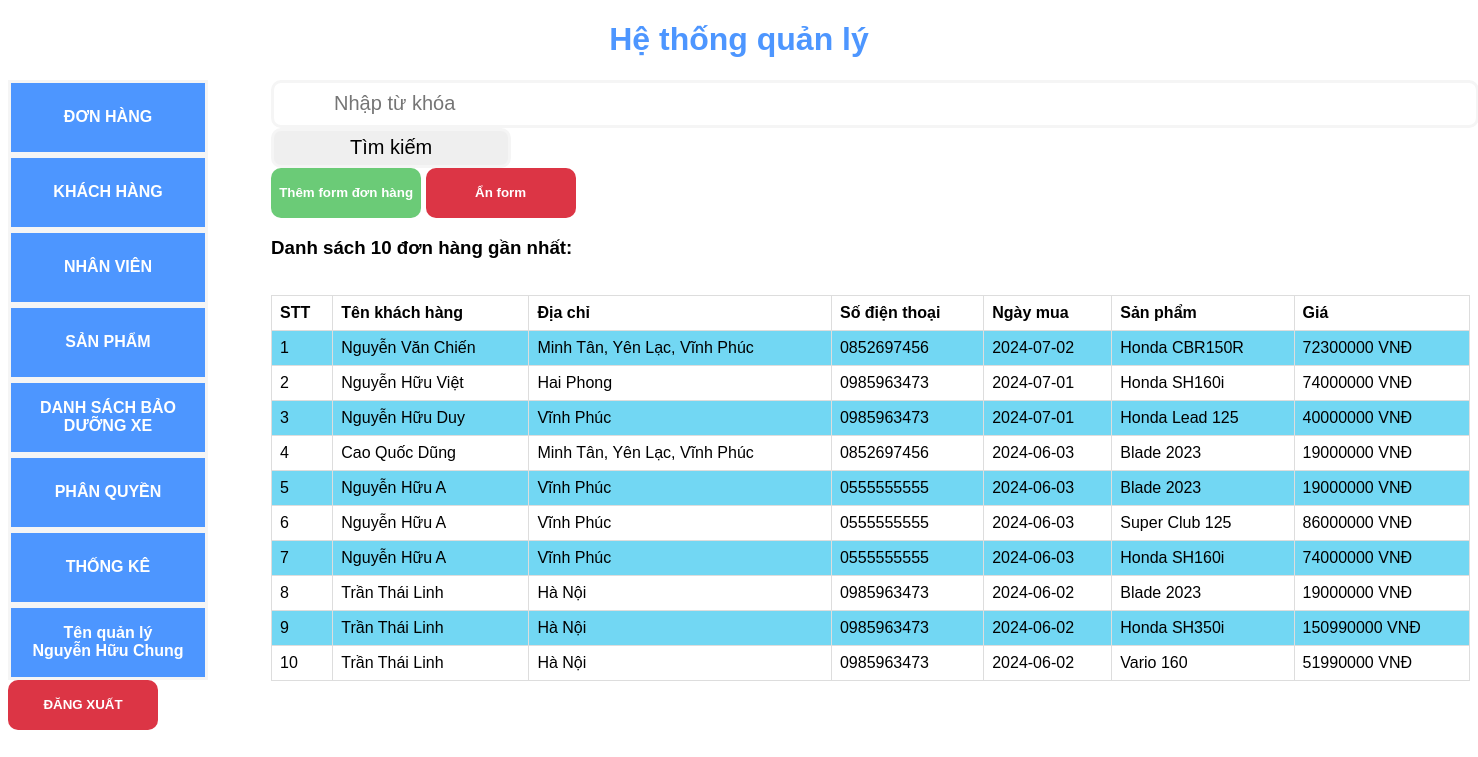
Page /home.php (signed in) on the committed database.
### tables this page shows
CREATE TABLE `account` (
  `ID` varchar(11) NOT NULL,
  `ACCOUNT` text NOT NULL,
  `PASSWORD` text NOT NULL,
  `NAME` text DEFAULT NULL,
  `ADDRESS` text DEFAULT NULL,
  `CONTACT` text DEFAULT NULL,
  `ROLE` int(2) NOT NULL
);

CREATE TABLE `customer` (
  `ID` int(11) NOT NULL,
  `TENKH` text NOT NULL,
  `DIACHI` text NOT NULL,
  `SODIENTHOAI` text NOT NULL,
  `MASP` varchar(11) NOT NULL,
  `NGAY` date NOT NULL,
  `MANGUOIBAN` varchar(11) DEFAULT NULL,
  `NGUOIQL` text NOT NULL
);

CREATE TABLE `product` (
  `MASP` varchar(11) NOT NULL,
  `TENSP` text NOT NULL,
  `GIASP` int(11) NOT NULL,
  `THONGTINSP` text DEFAULT NULL,
  `SOLUONG` int(11) NOT NULL
);

### home.php (the view, shortened to what this page needs)
<?php
require_once "database.php";
?>
<!DOCTYPE html>
<html lang="en">
<head>
    <link rel="stylesheet" href="style.css">
</head>
<body class="signin-page">
    <div>
        <h1 class="tittle">Hệ thống quản lý</h1>
    </div>
    <div class="content">
        <div class="list">
            <button class=" tabLink active" id="buttonOrder" onclick="openTab(event, 'order', true)">
                ĐƠN HÀNG
            </button>
            <button class="tabLink" id="buttonCustomer" onclick="openTab(event, 'customer', true)">
                KHÁCH HÀNG
            </button>
            <button class="tabLink" id="buttonStaff" onclick="openTab(event, 'staff', true)">NHÂN VIÊN</button>
            <button class="tabLink" id="buttonProduct" onclick="openTab(event, 'product', true)">SẢN PHẨM</button>
            <button class="tabLink" id="buttonMaintenanceList" onclick="openTab(event, 'maintenanceList', true)">DANH
                SÁCH BẢO DƯỠNG XE</button>
            <button class="tabLink" id="buttonDecentralization" onclick="openTab(event, 'decentralization', true)">PHÂN
                QUYỀN</button>
            <button class="tabLink" id="buttonStatistical" onclick="openTab(event, 'statistical', true)">THỐNG
                KÊ</button>
            <button class="tabLink" id="buttonInfor" onclick="openTab(event, 'infor', true)">
                <div>
                    <?php
                        $sql_name="SELECT * FROM ACCOUNT WHERE ACCOUNT='".$_SESSION["email"]."'";
                        $result_name=$mysqli->query($sql_name);
                        if (mysqli_num_rows($result_name) > 0) {
                            while ($row = mysqli_fetch_assoc($result_name)) {
                                echo"<div><label style='color:white'>Tên quản lý</label><br>".$row["NAME"]."</div>";
                            }
                        }
                    ?>
                </div>
            </button>
            <button class="signout"><a href="signout.php"
                    style="color: white; font-weight: 700; text-decoration: none;">
                    ĐĂNG XUẤT</a>
            </button>
        </div>
        <div class="allContent">
            <div class="tabContent" id="order" style="display:block;">
                <div>
                    <form method="POST">
                        <input type="text" class="search" name="search" placeholder="Nhập từ khóa">
                        <button type="submit" class="submitSearchOrder" name="submitSearchOrder">Tìm kiếm</button>
                    </form>
                </div>
                <div class="showHidden">
                    <form method="POST">
                        <button type="submit" name="showFormOrder">Thêm form đơn hàng</button>
                        <button type="submit" name="hiddenFormOrder">Ẩn form</button>
                    </form>
                </div>
                <div id="hiddenOrder">
                    <div class="displayCustomerOrder">
                        <?php
                            if ($_SESSION["role"]>0){
                                $sql_allCustomerOrder = "SELECT * FROM CUSTOMER NATURAL JOIN PRODUCT ORDER BY NGAY DESC LIMIT 10";
                            }
                            else {
                                $sql_allCustomerOrder = "SELECT * FROM CUSTOMER NATURAL JOIN PRODUCT WHERE NGUOIQL='" . $_SESSION["email"] . "' ORDER BY NGAY DESC LIMIT 10";
                            }
                            $result_allCustomerOrder = $mysqli->query($sql_allCustomerOrder);
                            if (mysqli_num_rows($result_allCustomerOrder) > 0) {
                                echo "<h3>Danh sách 10 đơn hàng gần nhất: </h3><br>";
                                echo"<table>
                                        <tr>
                                            <th>STT</th>
                                            <th>Tên khách hàng</th>
                                            <th>Địa chỉ</th>
                                            <th>Số điện thoại</th>
                                            <th>Ngày mua</th>
                                            <th>Sản phẩm</th>
                                            <th>Giá</th>
                                        </tr>";
                                $countOrderAll=1;
                                while ($row = mysqli_fetch_assoc($result_allCustomerOrder)) {
                                    echo "<tr>
                                            <td>".$countOrderAll."</td>
                                            <td>" . $row['TENKH'] . "</td>
                                            <td>" . $row['DIACHI'] . "</td>
                                            <td>" . $row['SODIENTHOAI'] . "</td>
                                            <td>" . $row['NGAY'] . "</td>
                                            <td>" . $row['TENSP'] . "</td>
                                            <td>" . $row['GIASP'] . " VNĐ</td>
                                        </tr>";
                                    $countOrderAll++;
                                }
                                echo"</table>";
                            }
                        ?>
                    </div>
                </div>
            </div>
        </div>
    </div>
</body>
</html>

### style.css (style rules this page uses)
* { font-family: sans-serif; }
.signin-page { background-color: white; }
.tittle,.signin-tittle { text-align: center; color: #4D96FF; }
.tabLink { border: 3px solid whitesmoke; color: white; background-color: #4D96FF; font-size: 16px; width: 200px; height: 75px; font-weight: 700; transition: 0.5s; }
.list { display: flex; flex-direction: column; }
.tabContent { display: none; margin-left: 5%; color: black; }
.search { width: 1140px; height: 40px; border: 3px solid whitesmoke; border-radius: 10px; font-size: 20px; padding-left: 5%; }
.submitSearchOrder { width: 240px; height: 40px; border: 3px solid whitesmoke; border-radius: 10px; font-size: 20px; font-weight: 100; }
.content { display: flex; }
.showHidden button { width: 150px; height: 50px; border-radius: 10px; border: 1px hidden #4cae4c; background-color: #6BCB77; color:white; font-weight: 700; }
.showHidden button:nth-child(even) { background-color: #dc3545; }
.signout { width: 150px; height: 50px; border-radius: 10px; border: 1px hidden whitesmoke; background-color: #dc3545; }
table { font-family: arial, sans-serif; border-collapse: collapse; width: 100%; }
td, th { border: 1px solid #dddddd; text-align: left; padding: 8px; }
tr:nth-child(even) { background-color:rgb(114, 215, 243); }

### rows in the picture
account: NAME "Nguyễn Hữu Chung"
customer: TENKH "Nguyễn Văn Chiến", DIACHI "Minh Tân, Yên Lạc, Vĩnh Phúc", SODIENTHOAI "0852697456", NGAY "2024-07-02", MASP.TENSP "Honda CBR150R", MASP.GIASP "72300000"
customer: TENKH "Nguyễn Hữu Việt", DIACHI "Hai Phong", SODIENTHOAI "0985963473", NGAY "2024-07-01", MASP.TENSP "Honda SH160i", MASP.GIASP "74000000"
customer: TENKH "Nguyễn Hữu Duy", DIACHI "Vĩnh Phúc", SODIENTHOAI "0985963473", NGAY "2024-07-01", MASP.TENSP "Honda Lead 125", MASP.GIASP "40000000"
customer: TENKH "Cao Quốc Dũng", DIACHI "Minh Tân, Yên Lạc, Vĩnh Phúc", SODIENTHOAI "0852697456", NGAY "2024-06-03", MASP.TENSP "Blade 2023", MASP.GIASP "19000000"
customer: TENKH "Nguyễn Hữu A", DIACHI "Vĩnh Phúc", SODIENTHOAI "0555555555", NGAY "2024-06-03", MASP.TENSP "Blade 2023", MASP.GIASP "19000000"
customer: TENKH "Nguyễn Hữu A", DIACHI "Vĩnh Phúc", SODIENTHOAI "0555555555", NGAY "2024-06-03", MASP.TENSP "Super Club 125", MASP.GIASP "86000000"
customer: TENKH "Nguyễn Hữu A", DIACHI "Vĩnh Phúc", SODIENTHOAI "0555555555", NGAY "2024-06-03", MASP.TENSP "Honda SH160i", MASP.GIASP "74000000"
customer: TENKH "Trần Thái Linh", DIACHI "Hà Nội", SODIENTHOAI "0985963473", NGAY "2024-06-02", MASP.TENSP "Blade 2023", MASP.GIASP "19000000"
customer: TENKH "Trần Thái Linh", DIACHI "Hà Nội", SODIENTHOAI "0985963473", NGAY "2024-06-02", MASP.TENSP "Honda SH350i", MASP.GIASP "150990000"
customer: TENKH "Trần Thái Linh", DIACHI "Hà Nội", SODIENTHOAI "0985963473", NGAY "2024-06-02", MASP.TENSP "Vario 160", MASP.GIASP "51990000"
